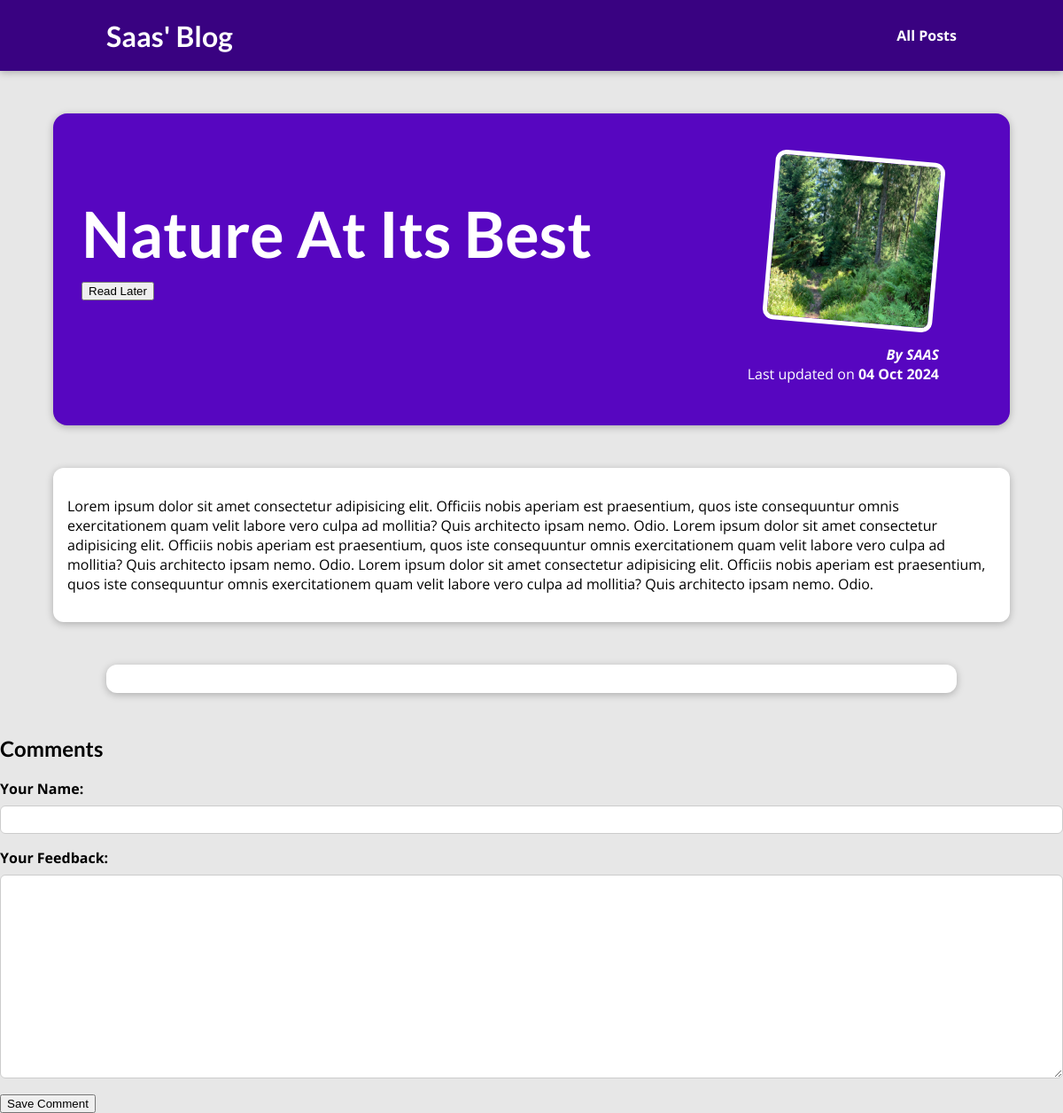
The page /posts/nature-at-its-best on the database its author committed.
### blog/models.py (models this page shows, shortened)
class Post(models.Model):
    title = models.CharField(max_length= 80)
    excerpt = models.CharField(max_length= 250)
    image = models.ImageField(upload_to="posts", null=True)
    content = models.TextField()
    slug = models.SlugField(unique=True, db_index=True)
    date = models.DateField((""), auto_now=False, auto_now_add=False, null=True)
    author = models.ForeignKey(Author, on_delete=models.SET_NULL, null=True, related_name="posts")
    tags = models.ManyToManyField(Tag)

class Author(models.Model):
    name = models.CharField(max_length=30)
    def __str__(self):
        return f"{self.name}"

### blog/views.py (the view, shortened to what this page needs)
# urls.py: path("posts/<slug:slug>", views.SinglePostView.as_view(), name="post-detail-page")
class SinglePostView(View):
    template_name = "blogs/post-detail.html"
    model = Post
    def get(self, request, slug):
        post= Post.objects.get(slug=slug)
        context = {
            "post":post,
            "pos_tags": post.tags.all(),
            "comment_form": CommentForm(),
            "comments": post.comments.all().order_by("-id")
        }
        return render(request, "blogs/post-detail.html", context)
    def post(self, request, slug):
        comment_form = CommentForm(request.POST)
        post= Post.objects.get(slug=slug)
        if comment_form.is_valid():
            comment = comment_form.save(commit=False)
            comment.post = post
            comment.save()
            return HttpResponseRedirect(reverse("post-detail-page", args=[slug]))
        context = {
            "post":post,
            "post_tags": post.tags.all(),
            "comment_form": comment_form,
            "comments": post.comments.all()
        }
        return render(request, "blogs/post-detail.html", context)

### blog/forms.py
class CommentForm(forms.ModelForm):
    class Meta:
        model = Comment
        exclude = ["post"]
        labels = {
            "user_name":"Your Name",
            "comment_text": "Your Feedback"
        }
        error_messages={
            "user_name":{
                "required": "Your name must not be empty!",
                "max_length": "Please, enter the maximum of 100 characters"
            },
            "comment_text":{
                "required": "Your text must not be empty!"
            }
        }

### blog/templates/blogs/post-detail.html (shortened to what this page needs)
{% extends "base.html" %}
{% load static %}
{% block  css_files %}
    <link rel="stylesheet" href="{% static "blogs/post-details.css" %}">
{% endblock  %}
{% block  content %}
    <section id="summary">
        <h2>{{ post.title }}</h2>
        <div id="read_later">
            <button>Read Later</button>
        </div>
        <article>
            <img src="{{ post.image.url }}" alt={{ post.title }} />
            <address>By {{ post.author}}</address>
            <div>
                Last updated on <time>{{ post.date|date:"d M Y"}}</time>
            </div>
        </article>
    </section>
    <main>
        <p>{{ post.content|linebreaks }}</p>
    </main>
    <section id="comments">
    </section>
    <div class="comment_session">
        <h2>Comments</h2>
        <form actio="{% url "post-detail-page" post.slug %}" method="POST" novalidate>
            {% for form_field in comment_form %}
                <div class="form-control">
                    {{ form_field.label_tag }}
                    {{ form_field }}
                </div>
            {% endfor %}
            <button>Save Comment</button>
        </form>
    </div>
{% endblock %}

### static/app.css (style rules this page uses)
* { box-sizing: border-box; }
html { font-family: 'Open Sans', 'Lato', sans-serif; }
body { margin: 0; }
h1, h2, h3 { font-family: 'Lato', sans-serif; font-weight: bold; }

### blog/static/blogs/post-details.css (style rules this page uses)
body { background-color: #e7e7e7; }
#summary { margin: 8rem auto 3rem auto; padding: 2rem; width: 90%; max-width: 90rem; border-radius: 16px; background-color: #5706c0; position: relative; box-shadow: 0 2px 8px rgba(0, 0, 0, 0.25); height: 22rem; }
.form-control { margin-bottom: 1rem; }
.form-control label { font-weight: bold; margin-bottom: 0.5rem; display: block; }
.form-control input, .form-control textarea { display: block; width: 100%; font: inherit; padding: 0.25rem; border-radius: 6px; border: 1px solid #ccc; }
#comments { margin: 3rem auto; width: 90%; max-width: 60rem; border-radius: 12px; background-color: white; box-shadow: 0 2px 8px rgba(0, 0, 0, 0.25); padding: 1rem 2rem; }
#summary h2 { color: white; font-size: 4.5rem; margin-bottom: 10px; }
#summary article { position: absolute; top: 2rem; right: 3rem; padding: 1rem 2rem; border-radius: 12px; text-align: right; color: white; }
#summary article img { width: 12rem; height: 12rem; border-radius: 12px; transform: rotateZ(5deg); border: 5px solid white; margin-bottom: 1rem; }
#summary address { font-weight: bold; }
#summary time { font-weight: bold; }
main { width: 90%; max-width: 90rem; margin: 3rem auto; background-color: white; padding: 1rem; border-radius: 12px; box-shadow: 0 2px 8px rgba(0, 0, 0, 0.25); }

### rows shown on the page
Post: title "Nature At Its Best", image (picture), author "SAAS", date "04 Oct 2024", content "Lorem ipsum dolor sit amet consectetur adipisicing elit. Officiis nobis aperiam est praesentium, quos iste consequuntur omnis exercitationem quam velit labore vero culpa ad mollitia? Quis architecto ipsam nemo. Odio. Lorem ipsum dolor sit amet consectetur adipisicing elit. Officiis nobis aperiam est praesentium, quos iste consequuntur omnis exercitationem quam velit labore vero culpa ad mollitia? Quis architecto ipsam nemo. Odio. Lorem ipsum dolor sit amet consectetur adipisicing elit. Officiis nobis aperiam est praesentium, quos iste consequuntur omnis exercitationem quam velit labore vero culpa ad mollitia? Quis architecto ipsam nemo. Odio."
